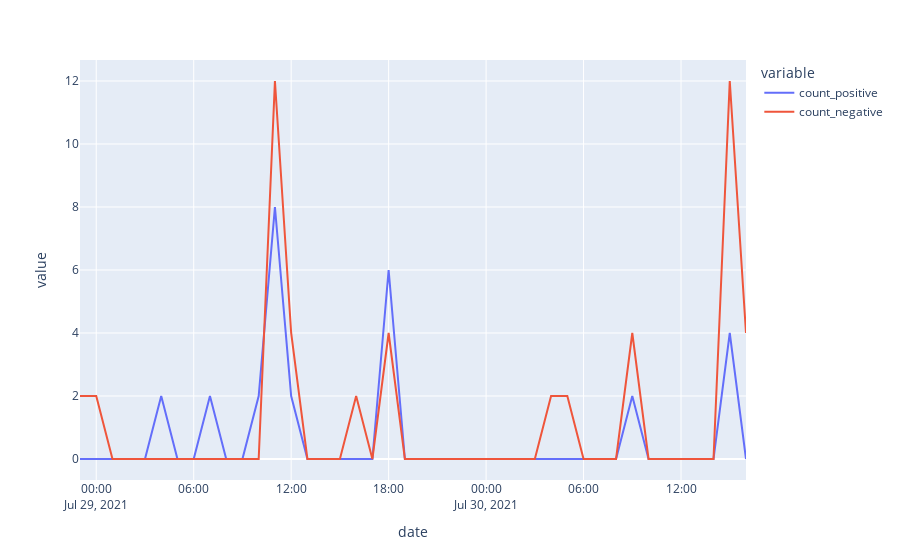

Notebook source saved alongside this figure:
### Code cell
fig = px.line(df1)
fig.show()

### Figure 1 — Plotly figure (JSON) as saved in the notebook; plotly's stock layout.template omitted (floating-point values rounded to 4 significant figures)
{"data": [{"hovertemplate": "variable=count_positive<br>date=%{x}<br>value=%{y}<extra></extra>", "legendgroup": "count_positive", "line": {"color": "#636efa", "dash": "solid"}, "mode": "lines", "name": "count_positive", "orientation": "v", "showlegend": true, "type": "scatter", "x": ["2021-07-28T23:00:00", "2021-07-29T00:00:00", "2021-07-29T01:00:00", "2021-07-29T02:00:00", "2021-07-29T03:00:00", "2021-07-29T04:00:00", "2021-07-29T05:00:00", "2021-07-29T06:00:00", "2021-07-29T07:00:00", "2021-07-29T08:00:00", "2021-07-29T09:00:00", "2021-07-29T10:00:00", "2021-07-29T11:00:00", "2021-07-29T12:00:00", "2021-07-29T13:00:00", "2021-07-29T14:00:00", "2021-07-29T15:00:00", "2021-07-29T16:00:00", "2021-07-29T17:00:00", "2021-07-29T18:00:00", "2021-07-29T19:00:00", "2021-07-29T20:00:00", "2021-07-29T21:00:00", "2021-07-29T22:00:00", "2021-07-29T23:00:00", "2021-07-30T00:00:00", "2021-07-30T01:00:00", "2021-07-30T02:00:00", "2021-07-30T03:00:00", "2021-07-30T04:00:00", "2021-07-30T05:00:00", "2021-07-30T06:00:00", "2021-07-30T07:00:00", "2021-07-30T08:00:00", "2021-07-30T09:00:00", "2021-07-30T10:00:00", "2021-07-30T11:00:00", "2021-07-30T12:00:00", "2021-07-30T13:00:00", "2021-07-30T14:00:00", "2021-07-30T15:00:00", "2021-07-30T16:00:00"], "xaxis": "x", "y": [0, 0, 0, 0, 0, 2, 0, 0, 2, 0, 0, 2, 8, 2, 0, 0, 0, 0, 0, 6, 0, 0, 0, 0, 0, 0, 0, 0, 0, 0, 0, 0, 0, 0, 2, 0, 0, 0, 0, 0, 4, 0], "yaxis": "y"}, {"hovertemplate": "variable=count_negative<br>date=%{x}<br>value=%{y}<extra></extra>", "legendgroup": "count_negative", "line": {"color": "#EF553B", "dash": "solid"}, "mode": "lines", "name": "count_negative", "orientation": "v", "showlegend": true, "type": "scatter", "x": ["2021-07-28T23:00:00", "2021-07-29T00:00:00", "2021-07-29T01:00:00", "2021-07-29T02:00:00", "2021-07-29T03:00:00", "2021-07-29T04:00:00", "2021-07-29T05:00:00", "2021-07-29T06:00:00", "2021-07-29T07:00:00", "2021-07-29T08:00:00", "2021-07-29T09:00:00", "2021-07-29T10:00:00", "2021-07-29T11:00:00", "2021-07-29T12:00:00", "2021-07-29T13:00:00", "2021-07-29T14:00:00", "2021-07-29T15:00:00", "2021-07-29T16:00:00", "2021-07-29T17:00:00", "2021-07-29T18:00:00", "2021-07-29T19:00:00", "2021-07-29T20:00:00", "2021-07-29T21:00:00", "2021-07-29T22:00:00", "2021-07-29T23:00:00", "2021-07-30T00:00:00", "2021-07-30T01:00:00", "2021-07-30T02:00:00", "2021-07-30T03:00:00", "2021-07-30T04:00:00", "2021-07-30T05:00:00", "2021-07-30T06:00:00", "2021-07-30T07:00:00", "2021-07-30T08:00:00", "2021-07-30T09:00:00", "2021-07-30T10:00:00", "2021-07-30T11:00:00", "2021-07-30T12:00:00", "2021-07-30T13:00:00", "2021-07-30T14:00:00", "2021-07-30T15:00:00", "2021-07-30T16:00:00"], "xaxis": "x", "y": [2, 2, 0, 0, 0, 0, 0, 0, 0, 0, 0, 0, 12, 4, 0, 0, 0, 2, 0, 4, 0, 0, 0, 0, 0, 0, 0, 0, 0, 2, 2, 0, 0, 0, 4, 0, 0, 0, 0, 0, 12, 4], "yaxis": "y"}], "layout": {"legend": {"title": {"text": "variable"}, "tracegroupgap": 0}, "margin": {"t": 60}, "xaxis": {"anchor": "y", "domain": [0, 1], "title": {"text": "date"}}, "yaxis": {"anchor": "x", "domain": [0, 1], "title": {"text": "value"}}}}
